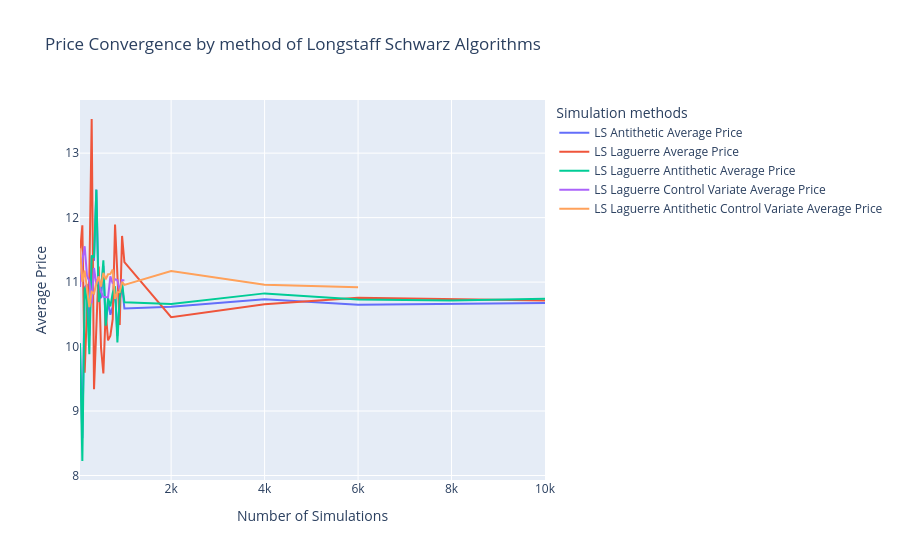

The code cell stored with this chart in its notebook:
### Markdown cell above
## Convergence for Bermudan Baskets

### Code cell
fig = go.Figure()

# fig.add_trace(go.Scatter(
#     x=df_call_ls_bb.index,
#     y=df_call_ls_bb["mean"],
#     mode='lines',
#     name='LS Average Price'
# ))

fig.add_trace(go.Scatter(
    x=df_call_ls_an_bb.index,
    y=df_call_ls_an_bb["mean"],
    mode='lines',
    name='LS Antithetic Average Price'
))

# fig.add_trace(go.Scatter(
#     x=df_call_ls_cv_bb.index,
#     y=df_call_ls_cv_bb["mean"],
#     mode='lines',
#     name='LS Control Variate Average Price'
# ))

# fig.add_trace(go.Scatter(
#     x=df_call_ls_an_cv_bb.index,
#     y=df_call_ls_an_cv_bb["mean"],
#     mode='lines',
#     name='LS Antithetic Control Variate Average Price'
# ))



 # ------ Laguerre -----
fig.add_trace(go.Scatter(
    x=df_call_ls_lbb.index,
    y=df_call_ls_lbb["mean"],
    mode='lines',
    name='LS Laguerre Average Price'
))

fig.add_trace(go.Scatter(
    x=df_call_ls_an_lbb.index,
    y=df_call_ls_an_lbb["mean"],
    mode='lines',
    name='LS Laguerre Antithetic Average Price'
))

fig.add_trace(go.Scatter(
    x=df_call_ls_cv_lbb.index,
    y=df_call_ls_cv_lbb["mean"],
    mode='lines',
    name='LS Laguerre Control Variate Average Price'
))

fig.add_trace(go.Scatter(
    x=df_call_ls_an_cv_lbb.index,
    y=df_call_ls_an_cv_lbb["mean"],
    mode='lines',
    name='LS Laguerre Antithetic Control Variate Average Price'
))


fig.update_layout(
    title="Price Convergence by method of Longstaff Schwarz Algorithms",
    xaxis_title="Number of Simulations",
    yaxis_title="Average Price",
    legend_title="Simulation methods"
)

fig.show()

### Figure 1 — Plotly figure (JSON) as saved in the notebook; plotly's stock layout.template omitted (floating-point values rounded to 4 significant figures)
{"data": [{"mode": "lines", "name": "LS Antithetic Average Price", "type": "scatter", "x": [50, 100, 150, 200, 250, 300, 350, 400, 450, 500, 550, 600, 650, 700, 750, 800, 850, 900, 950, 1000, 2000, 4000, 6000, 8000, 10000], "y": [10.05, 8.58, 10.92, 10.96, 10.17, 11.4, 11.33, 12.43, 10.82, 10.75, 11.25, 10.3, 10.7, 10.49, 10.62, 10.91, 10.17, 10.72, 10.96, 10.59, 10.62, 10.73, 10.65, 10.66, 10.68]}, {"mode": "lines", "name": "LS Laguerre Average Price", "type": "scatter", "x": [50, 100, 150, 200, 250, 300, 350, 400, 450, 500, 550, 600, 650, 700, 750, 800, 850, 900, 950, 1000, 2000, 4000, 6000, 8000, 10000], "y": [11.46, 11.88, 9.593, 10.59, 11.06, 13.53, 9.339, 10.31, 11.24, 9.977, 9.585, 10.55, 10.1, 10.17, 10.43, 11.89, 11.13, 10.33, 11.72, 11.31, 10.46, 10.66, 10.76, 10.74, 10.71]}, {"mode": "lines", "name": "LS Laguerre Antithetic Average Price", "type": "scatter", "x": [50, 100, 150, 200, 250, 300, 350, 400, 450, 500, 550, 600, 650, 700, 750, 800, 850, 900, 950, 1000, 2000, 4000, 6000, 8000, 10000], "y": [10.05, 8.225, 10.92, 10.72, 9.88, 11.41, 11.38, 12.43, 10.69, 10.85, 11.34, 10.32, 10.75, 10.62, 10.83, 10.93, 10.06, 10.76, 10.98, 10.69, 10.66, 10.82, 10.73, 10.72, 10.74]}, {"mode": "lines", "name": "LS Laguerre Control Variate Average Price", "type": "scatter", "x": [50, 100, 150, 200, 250, 300, 350, 400, 450, 500, 550, 600, 650, 700, 750, 800, 850, 900, 950, 1000], "y": [10.92, 11.34, 11.56, 11.09, 11.02, 10.67, 11.22, 10.96, 11.09, 10.85, 10.77, 10.77, 10.76, 11.09, 10.98, 11.05, 11.03, 10.87, 11.03, 11.03]}, {"mode": "lines", "name": "LS Laguerre Antithetic Control Variate Average Price", "type": "scatter", "x": [50, 100, 150, 200, 250, 300, 350, 400, 450, 500, 550, 600, 650, 700, 750, 800, 850, 900, 950, 1000, 2000, 4000, 6000], "y": [11.52, 11.0, 11.18, 10.9, 10.61, 10.85, 10.82, 10.98, 11.09, 10.93, 11.14, 11.04, 11.12, 11.13, 11.19, 10.74, 10.84, 10.85, 11.0, 10.96, 11.17, 10.96, 10.92]}], "layout": {"legend": {"title": {"text": "Simulation methods"}}, "title": {"text": "Price Convergence by method of Longstaff Schwarz Algorithms"}, "xaxis": {"title": {"text": "Number of Simulations"}}, "yaxis": {"title": {"text": "Average Price"}}}}
